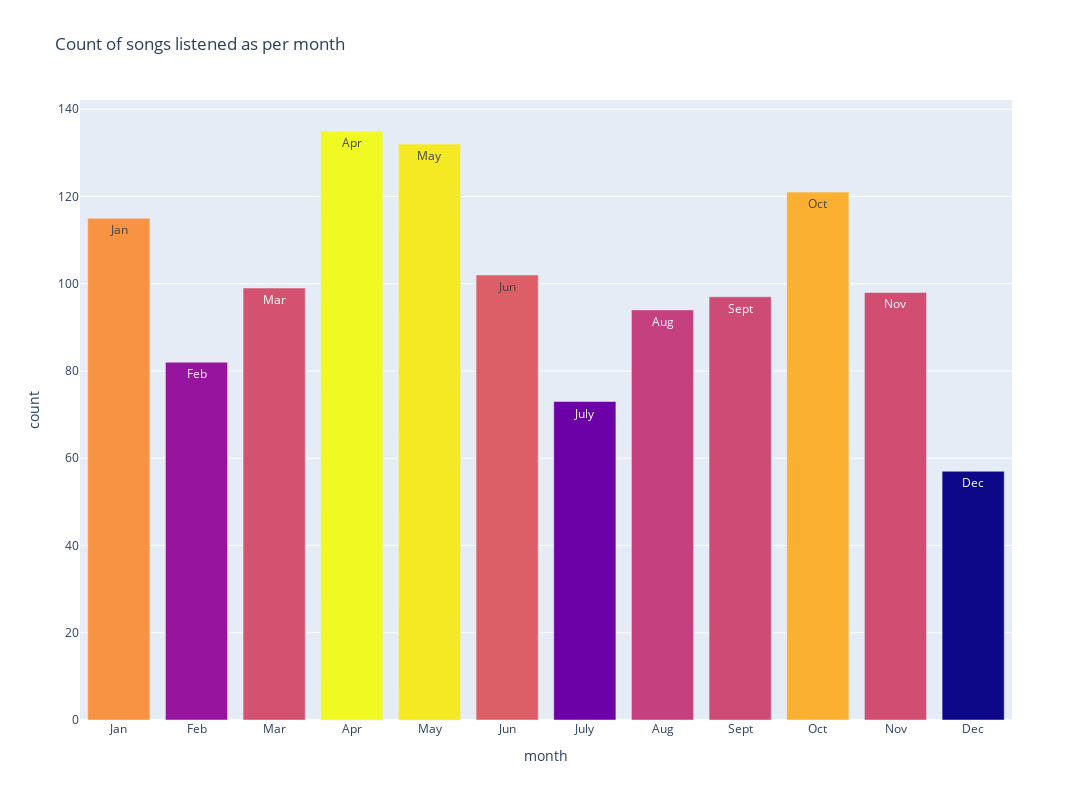

Write notebook code for a chart like this one.
### Code cell
# plot for count of track listened
month = df_songs['month'].value_counts().sort_index(ascending=True)
# month

months = ['Jan', 'Feb', 'Mar', 'Apr', 'May', 'Jun', 'July', 'Aug', 'Sept', 'Oct', 'Nov', 'Dec']

fig = go.Figure(
    data=[
        go.Bar(
            x = months, 
            y = month.values,
            marker = {
                'color' : month.values
            },
            text = months,
            textposition = 'inside'
        )
    ]
)
fig.update_layout(
    title_text='Count of songs listened as per month',
    barmode='group', 
    xaxis_title = "month",
    yaxis_title = "count",
    height = 800,
    width = 1210,
    hovermode = 'x'
)
fig.show()

### Figure 1 — Plotly figure (JSON) as saved in the notebook; plotly's stock layout.template omitted (floating-point values rounded to 4 significant figures)
{"data": [{"marker": {"color": [115, 82, 99, 135, 132, 102, 73, 94, 97, 121, 98, 57]}, "text": ["Jan", "Feb", "Mar", "Apr", "May", "Jun", "July", "Aug", "Sept", "Oct", "Nov", "Dec"], "textposition": "inside", "type": "bar", "x": ["Jan", "Feb", "Mar", "Apr", "May", "Jun", "July", "Aug", "Sept", "Oct", "Nov", "Dec"], "y": [115, 82, 99, 135, 132, 102, 73, 94, 97, 121, 98, 57]}], "layout": {"barmode": "group", "height": 800, "hovermode": "x", "title": {"text": "Count of songs listened as per month"}, "width": 1210, "xaxis": {"title": {"text": "month"}}, "yaxis": {"title": {"text": "count"}}}}
